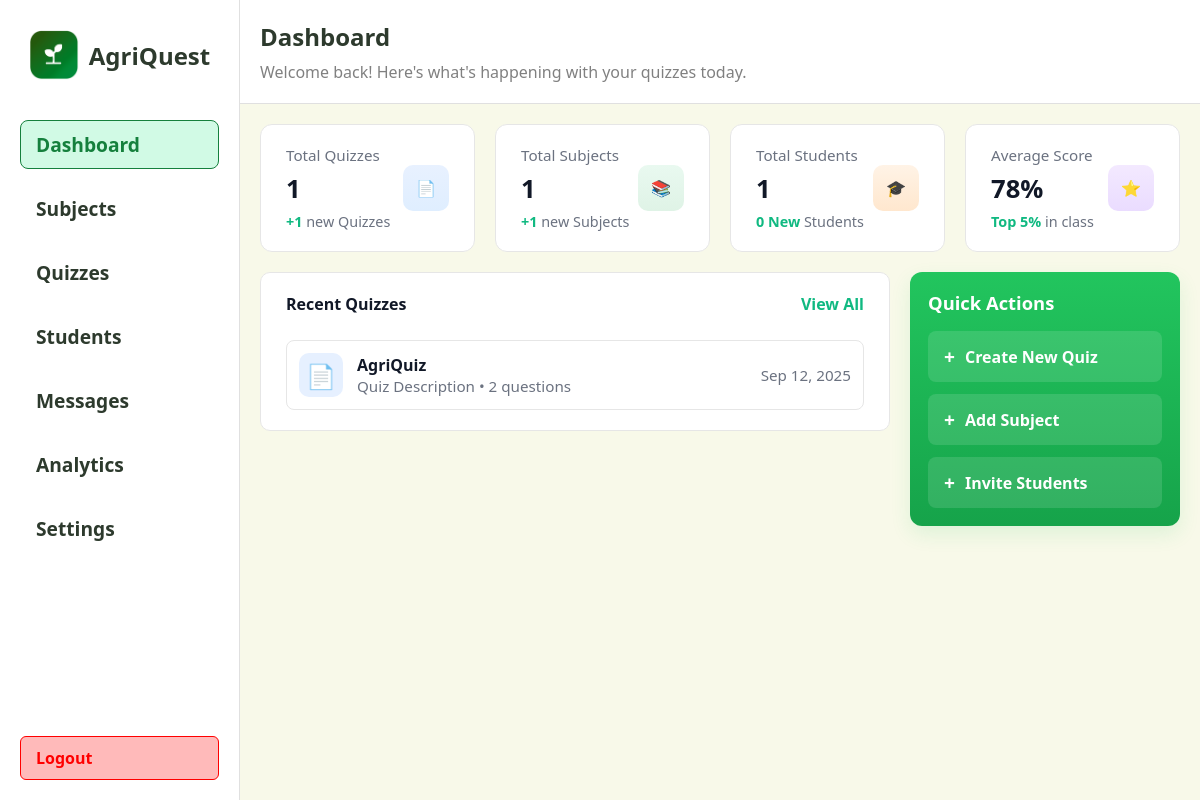
Page /teacher/dashboard (signed in) on the earlier database version.
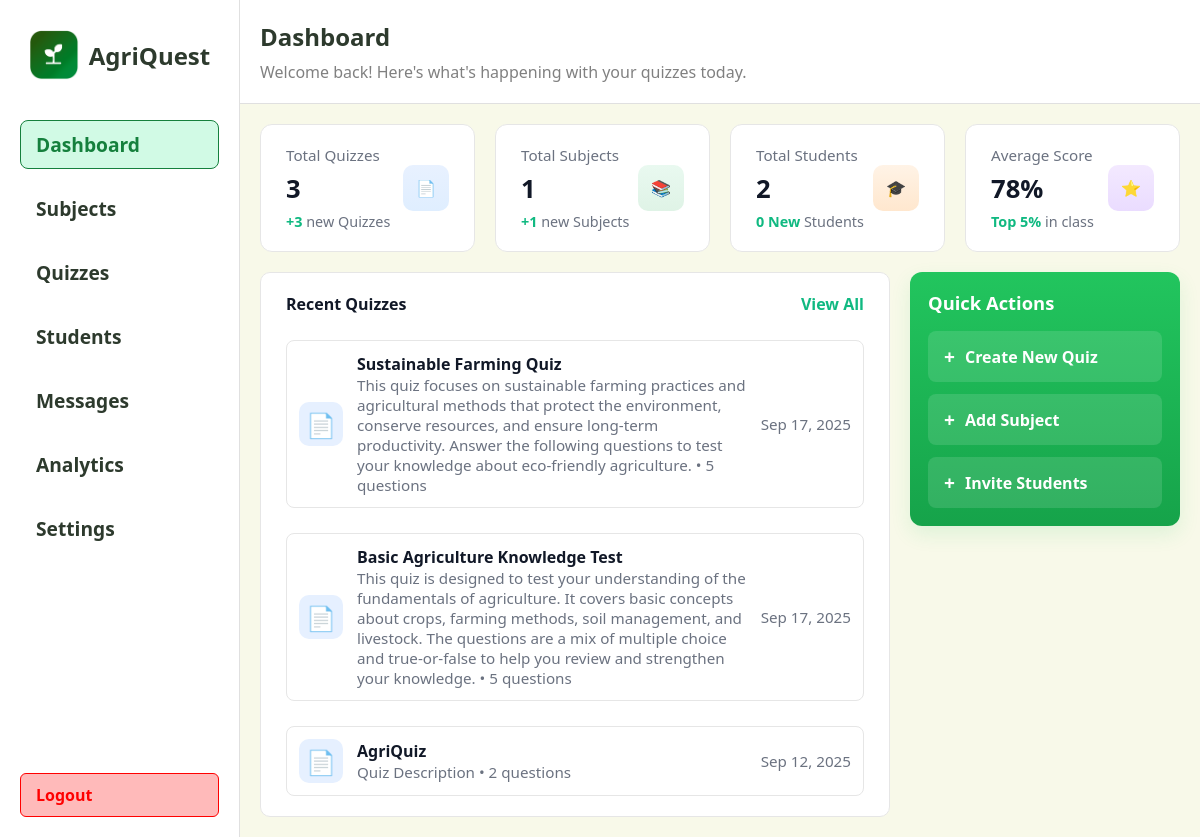
Same page on the later database version.
### app/models.py (models this page shows)
class Quiz(db.Model):
	id = db.Column(db.Integer, primary_key=True)
	title = db.Column(db.String(200), nullable=False)
	description = db.Column(db.Text)
	time_limit = db.Column(db.Integer, default=0)  # minutes
	difficulty = db.Column(db.String(50))
	teacher_id = db.Column(db.Integer, db.ForeignKey('teacher.id'), nullable=True)
	subject_id = db.Column(db.Integer, db.ForeignKey('subject.id'), nullable=True)
	questions = db.relationship('Question', backref='quiz', cascade='all, delete-orphan', lazy=True)
	created_at = db.Column(db.DateTime, nullable=False, default=db.func.now())

### app/routes.py (the view, shortened to what this page needs)
@main.route("/teacher/dashboard")
def teacher_dashboard():
    teacher_id = session.get('teacher_id')
    recent_quizzes = []
    if teacher_id:
        recent_quizzes = (
            Quiz.query.filter_by(teacher_id=teacher_id)
            .order_by(Quiz.id.desc())
            .limit(5)
            .all()
        )
    try:
        now = datetime.utcnow()
        cutoff = now - timedelta(days=7)
        if teacher_id:
            total_quizzes = Quiz.query.filter_by(teacher_id=teacher_id).count()
            new_quizzes = (
                Quiz.query.filter(Quiz.teacher_id == teacher_id, Quiz.created_at >= cutoff).count()
            )
            total_subjects = (
                db.session.query(func.count(func.distinct(Quiz.subject_id)))
                .filter(Quiz.teacher_id == teacher_id, Quiz.subject_id != None)
                .scalar()
                or 0
            )
            new_subjects = (
                db.session.query(func.count(func.distinct(Quiz.subject_id)))
                .filter(Quiz.teacher_id == teacher_id, Quiz.created_at >= cutoff, Quiz.subject_id != None)
                .scalar()
                or 0
            )
        try:
            total_students = Student.query.count()
        except Exception:
            total_students = 0
        new_students = 0
    except Exception:
        total_quizzes = None
        new_quizzes = None
        total_subjects = None
        new_subjects = None
        total_students = None
        new_students = None
    return render_template(
        "teacher/dashboard.html",
        recent_quizzes=recent_quizzes,
        total_quizzes=total_quizzes,
        new_quizzes=new_quizzes,
        total_subjects=total_subjects,
        new_subjects=new_subjects,
        total_students=total_students,
        new_students=new_students,
    )

### app/templates/teacher/dashboard.html (shortened to what the changed rows need)
<!DOCTYPE html>
<html lang="en">
  <head>
    <link rel="stylesheet" href="{{ url_for('static', filename='css/animations.css') }}" />
  </head>
  <body>
    <div class="right">
      <div class="stats">
    <div class="total-quizzes">
          <div class="stat-left">
            <div class="stat-title">Total Quizzes</div>
      <div class="stat-value">{{ total_quizzes if total_quizzes is not none else 0 }}</div>
            <div class="stat-delta">
              +{{ new_quizzes if new_quizzes is not none else 0 }}
              <span style="color: #6b7280; font-weight: 500"
                >new Quizzes</span
              >
            </div>
          </div>
        </div>
        <div class="total-students">
          <div class="stat-left">
            <div class="stat-title">Total Students</div>
            <div class="stat-value">{{ total_students if total_students is not none else 0 }}</div>
            <div class="stat-delta" style="color: #10b981">
              {{ new_students if new_students is not none else '0' }} New
              <span style="color: #6b7280; font-weight: 500">Students</span>
            </div>
          </div>
        </div>
      </div>
      <div class="section">
        <div class="section-left">
          <div class="available-quizzes">
            {% for quiz in recent_quizzes %}
            <div style="background: #fff; border-radius: 8px; padding: 12px; display: flex; align-items: center; gap: 14px; margin-top: 10px; border: 1px solid #e6e6e6;">
              <div style="width: 44px; height: 44px; border-radius: 10px; background: #e6f0ff; display: flex; align-items: center; justify-content: center; font-size: 1.5rem; color: #2563eb;">
                <span>📄</span>
              </div>
              <div style="flex: 1;">
                <div style="font-weight: 700; color: #111827;">{{ quiz.title }}</div>
                <div style="color: #6b7280; font-size: 0.95rem;">{{ quiz.description }} • {{ quiz.questions|length }} questions</div>
              </div>
              <div style="text-align: right;">
                <div style="color: #6b7280; font-size: 0.95rem;">{{ quiz.created_at.strftime('%b %d, %Y') if quiz.created_at else 'N/A' }}</div>
              </div>
            </div>
            {% endfor %}
          </div>
        </div>
        </div>
      </div>
  </body>
</html>

Differences in the rows shown:
added Quiz: title "Sustainable Farming Quiz", description "This quiz focuses on sustainable farming practices and agricultural methods that protect the environment, conserve resources, and ensure long-term productivity. Answer the following questions to test your knowledge about eco-friendly agriculture.", questions|length "5", created_at "Sep 17, 2025"
added Quiz: title "Basic Agriculture Knowledge Test", description "This quiz is designed to test your understanding of the fundamentals of agriculture. It covers basic concepts about crops, farming methods, soil management, and livestock. The questions are a mix of multiple choice and true-or-false to help you review and strengthen your knowledge.", questions|length "5", created_at "Sep 17, 2025"
Other differences:
{{ total_quizzes if total_quizzes is not none else 0 }}: "1" → "3"
{{ new_quizzes if new_quizzes is not none else 0 }}: "1" → "3"
{{ total_students if total_students is not none else 0 }}: "1" → "2"
